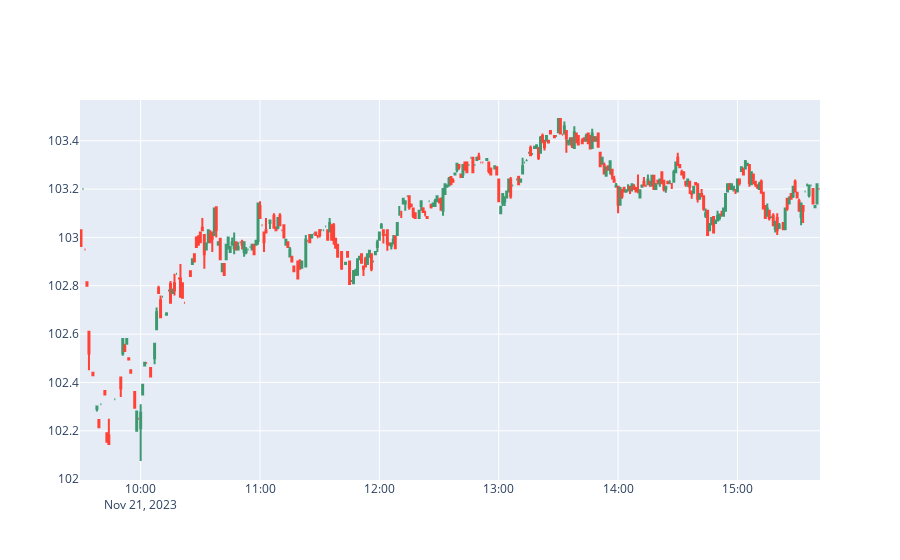
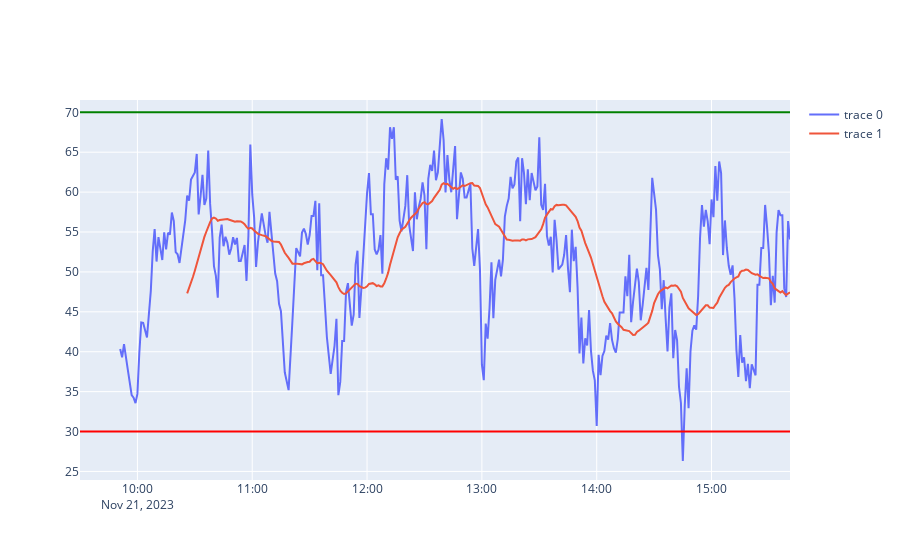

Write notebook code for charts like these, in order.
### Code cell
df = yf.download("DTE", period="1d", interval='1m')
#print(df.to_markdown())

opening_price = df["Open"].iloc[0]
closing_price = df["Close"].iloc[-1]

print("closing_price: ", closing_price)
print("openingprice: ", opening_price)
print("1d difference: ", ( closing_price - opening_price ) * 100 / opening_price )
rsi = talib.RSI(df["Close"])
sma = talib.SMA(rsi)
fig = go.Figure(data=[go.Candlestick(x=df.index,
                open=df['Open'],
                high=df['High'],
                low=df['Low'],
                close=df['Close'])])
fig.update_layout(xaxis_rangeslider_visible=False)
fig.update_xaxes(
    rangebreaks=[
        dict(bounds=[17, 9], pattern="hour"), #hide hours outside of 9am-5pm
    ]
)
fig.update_xaxes(
    rangebreaks=[
        dict(bounds=["sat", "sun"]), #hide weekends
        dict(values=["2015-12-25", "2016-01-01"])  # hide Christmas and New Year's
    ]
)
fig.show()

fig = go.Figure([go.Scatter(x=df.index, y=rsi), go.Scatter(x=df.index, y=sma)])
fig.add_hline(y=70, line=dict(color='Green'))
fig.add_hline(y=30, line=dict(color='Red'))
fig.update_xaxes(
    rangebreaks=[
        dict(bounds=["sat", "mon"]), #hide weekends
        dict(values=["2015-12-25", "2016-01-01"])  # hide Christmas and New Year's
    ]
)
fig.update_xaxes(
    rangebreaks=[
        dict(bounds=[17, 9], pattern="hour"), #hide hours outside of 9am-5pm
    ]
)
fig.show()

### Figure 1 — Plotly figure (JSON) as saved in the notebook; plotly's stock layout.template omitted (floating-point values rounded to 4 significant figures; data arrays with more than 128 entries replaced by an {"elided": "..."} marker saying what was removed)
{"data": [{"close": {"elided": "346 float values"}, "high": {"elided": "346 float values"}, "low": {"elided": "346 float values"}, "open": {"elided": "346 float values"}, "type": "candlestick", "x": {"elided": "346 str values"}}], "layout": {"autosize": true, "xaxis": {"autorange": true, "range": ["2023-11-21 09:29:30", "2023-11-21 15:41:30"], "rangebreaks": [{"bounds": [17, 9], "pattern": "hour"}, {"values": ["2015-12-25", "2016-01-01"]}], "rangeslider": {"visible": false, "yaxis": {}}, "type": "date"}, "yaxis": {"autorange": true, "range": [102.0, 103.6]}}}

### Figure 2 — Plotly figure (JSON) as saved in the notebook; plotly's stock layout.template omitted (floating-point values rounded to 4 significant figures; data arrays with more than 128 entries replaced by an {"elided": "..."} marker saying what was removed)
{"data": [{"type": "scatter", "x": {"elided": "346 str values"}, "y": {"elided": "346 float values"}}, {"type": "scatter", "x": {"elided": "346 str values"}, "y": {"elided": "346 float values"}}], "layout": {"autosize": true, "shapes": [{"line": {"color": "Green"}, "type": "line", "x0": 0, "x1": 1, "xref": "x domain", "y0": 70, "y1": 70, "yref": "y"}, {"line": {"color": "Red"}, "type": "line", "x0": 0, "x1": 1, "xref": "x domain", "y0": 30, "y1": 30, "yref": "y"}], "xaxis": {"autorange": true, "range": ["2023-11-21 09:30", "2023-11-21 15:41"], "rangebreaks": [{"bounds": [17, 9], "pattern": "hour"}, {"bounds": [17, 9], "pattern": "hour", "values": ["2015-12-25", "2016-01-01"]}], "type": "date"}, "yaxis": {"autorange": true, "range": [23.93, 71.54], "type": "linear"}}}
